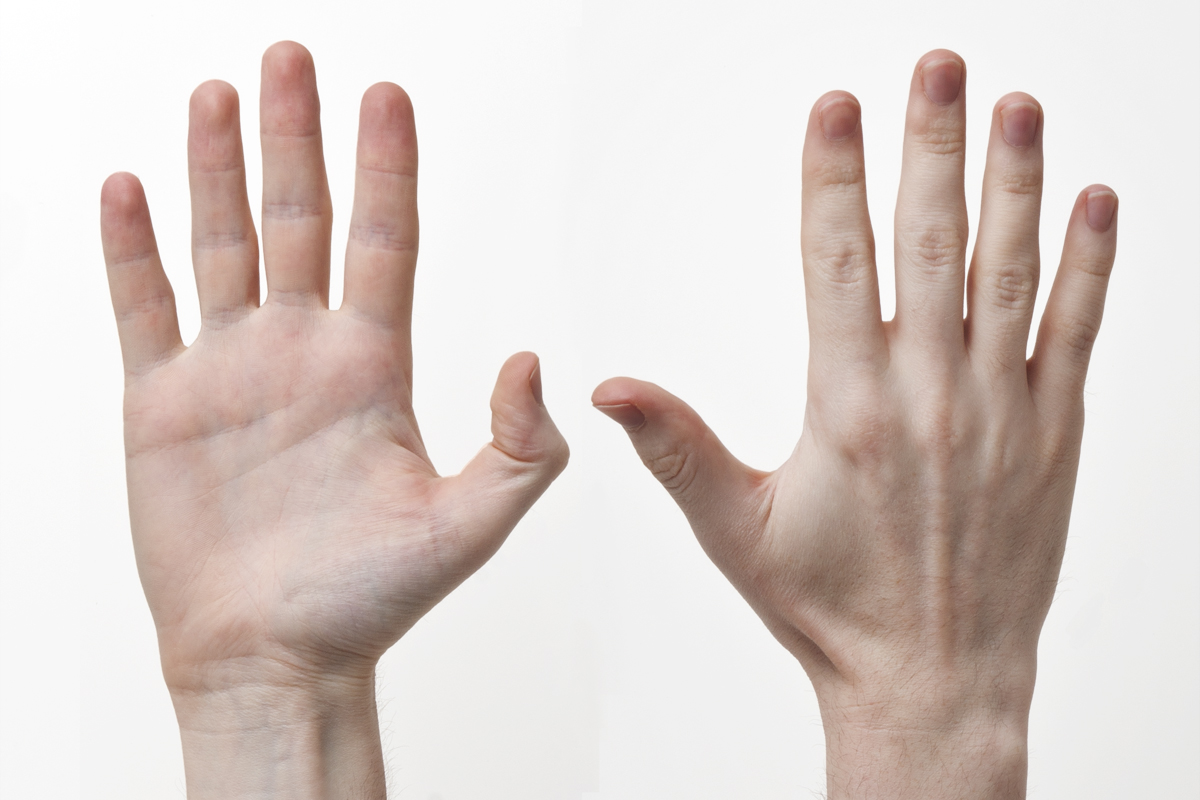
#> input picture docs/egohandstrain.jpg, 1200 x 800 px
$ python image_augmentation_demo.py
#> lines starting #> are read from the running program, lines starting #| are printed output that depends on the picture
# Warning: Here I have tried out RGB-BGR conversion for data augmentation. Same is implemented in image_edited.py
import random
from PIL import Image


def distort_image(im, hue, sat, val):
    im = im.convert('HSV')
    cs = list(im.split())
    cs[1] = cs[1].point(lambda i: i * sat)
    cs[2] = cs[2].point(lambda i: i * val)

    def change_hue(x):
        x += hue * 255
        if x > 255:
            x -= 255
        if x < 0:
            x += 255
        return x

    cs[0] = cs[0].point(change_hue)
    im = Image.merge(im.mode, tuple(cs))

    im = im.convert('RGB')
    # constrain_image(im)
    return im

def rand_scale(s):
    scale = random.uniform(1, s)
    if(random.randint(1,10000)%2):
        return scale
    return 1./scale

def random_distort_image(im, hue, saturation, exposure):
    dhue = random.uniform(-hue, hue)
    dsat = rand_scale(saturation)
    dexp = rand_scale(exposure)
    res = distort_image(im, dhue, dsat, dexp)
    return res

def data_augmentation(img, shape, jitter, hue, saturation, exposure):
    oh = img.height
    ow = img.width

    dw =int(ow * jitter)
    dh = int(oh * jitter)

    pleft = random.randint(-dw, dw)
    pright = random.randint(-dw, dw)
    ptop = random.randint(-dh, dh)
    pbot = random.randint(-dh, dh)

    swidth = ow - pleft - pright
    sheight = oh - ptop - pbot

    sx = float(swidth) / ow
    sy = float(sheight) / oh

    flip = random.randint(1, 10000) % 2
    cropped = img.crop((pleft, ptop, pleft + swidth - 1, ptop + sheight - 1))
    # cropped.show()

    dx = (float(pleft) / ow) / sx
    dy = (float(ptop) / oh) / sy

    sized = cropped.resize(shape)

    if flip:
        sized = sized.transpose(Image.FLIP_LEFT_RIGHT)
    img = random_distort_image(sized, hue, saturation, exposure)

    return img, flip, dx, dy, sx, sy


jitter = 0.2
hue = 0.1
saturation = 1.5
exposure = 1.5

# [4 lines of commented-out code are left out]
shape = [320, 320]

imgpath = 'docs/egohandstrain.jpg'
img = Image.open(imgpath).convert('RGB')
#> img is the input picture: PIL image 1200x800 RGB; mean R, G, B 218.4, 206.5, 201.5
if random.randint(0, 1):
    r, g, b = img.split()
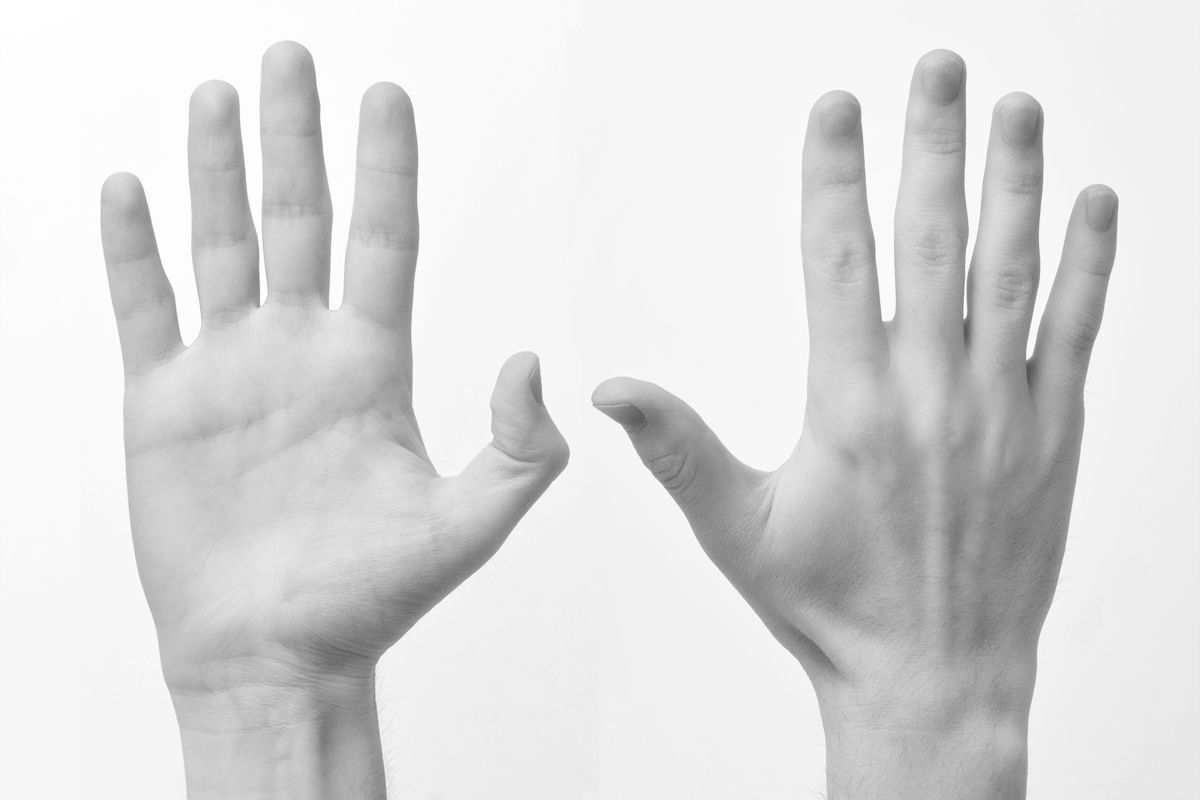
#> r: PIL image 1200x800 L; min 82, max 255, mean 218.4
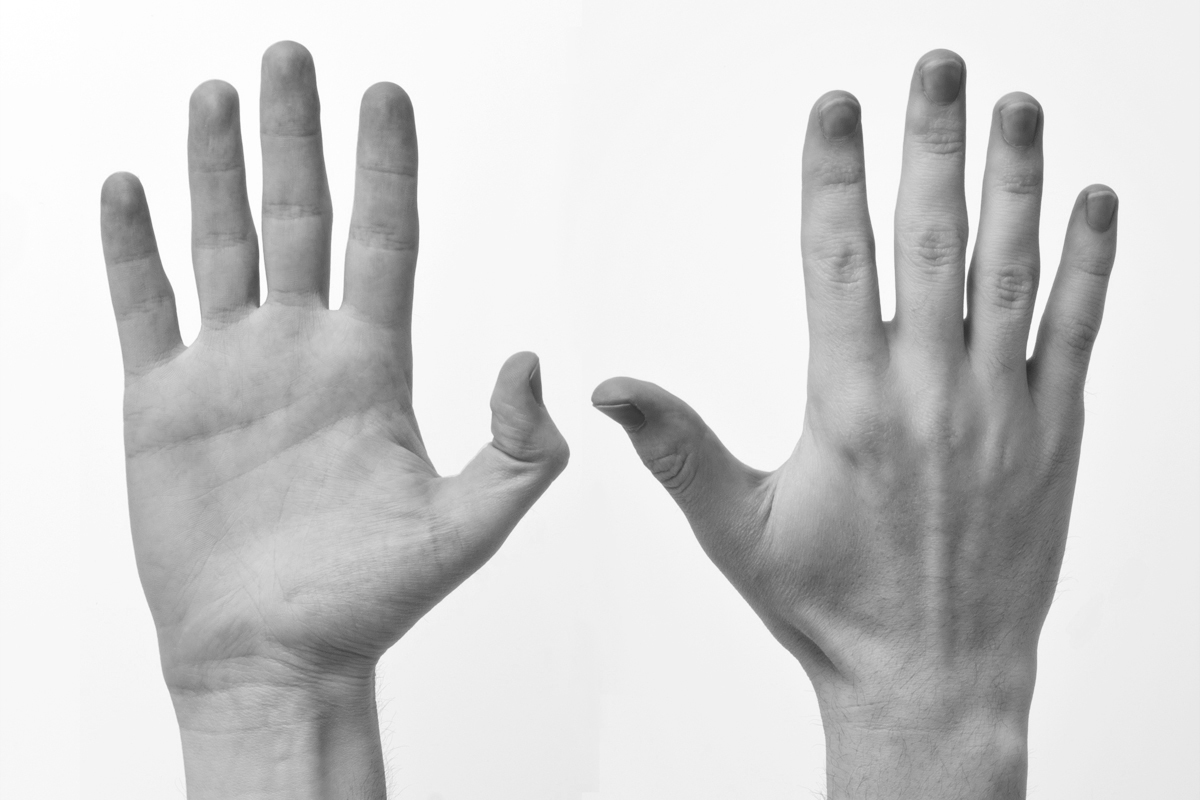
#> g: PIL image 1200x800 L; min 45, max 255, mean 206.5
    img = Image.merge('RGB',(b, g, r))
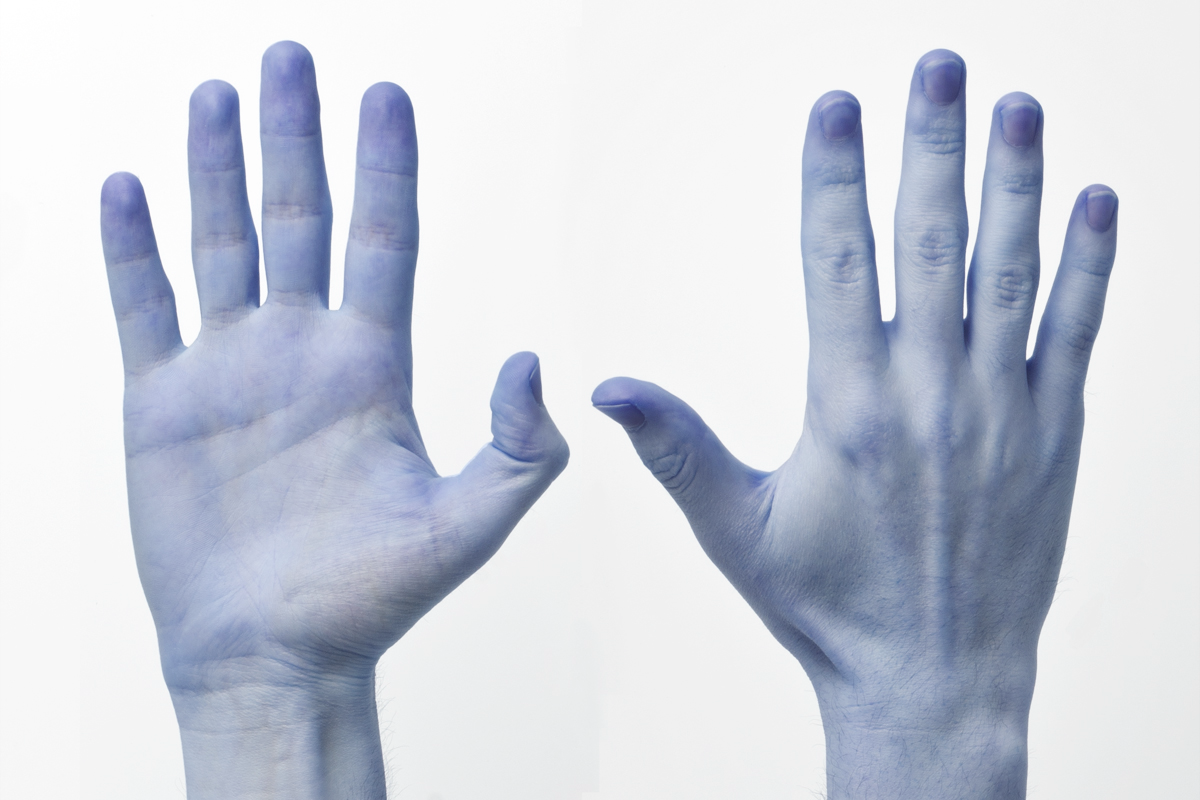
#> img: PIL image 1200x800 RGB; mean R, G, B 201.5, 206.5, 218.4
    print('BGR')

img.show()
img,flip,dx,dy,sx,sy = data_augmentation(img, shape, jitter, hue, saturation, exposure)
#> in data_augmentation, `cropped = img.crop((pleft, ptop, pleft + swidth - 1, ptop + sheight - ..`:
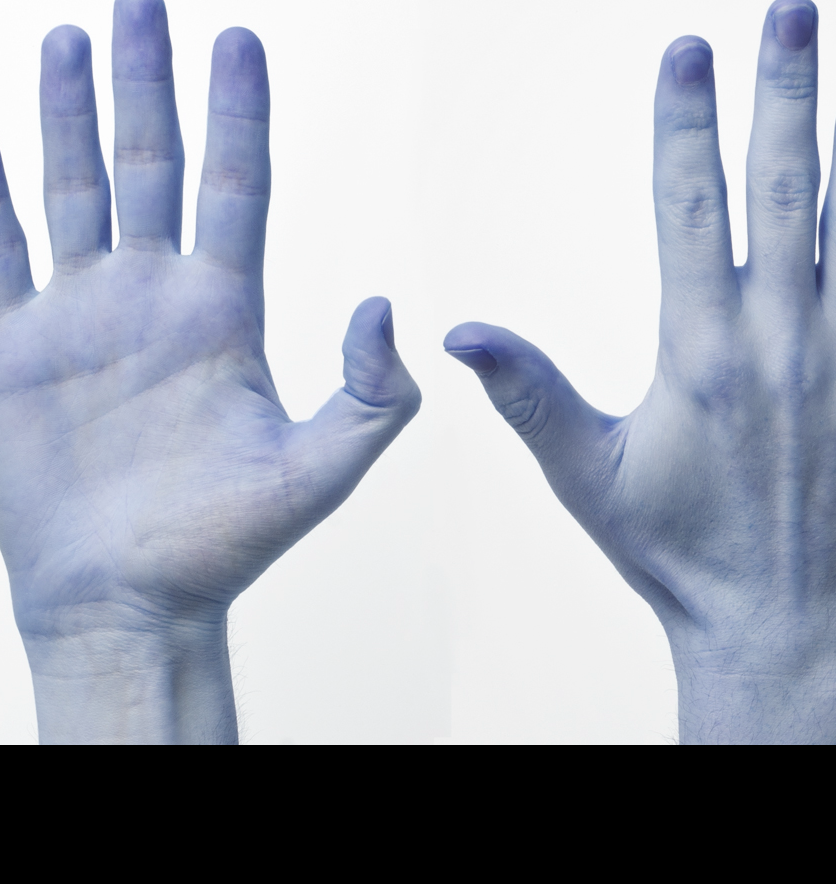
#> cropped: PIL image 836x884 RGB; mean R, G, B 161.4, 166.6, 179.3
#> in data_augmentation, `sized = cropped.resize(shape)`:
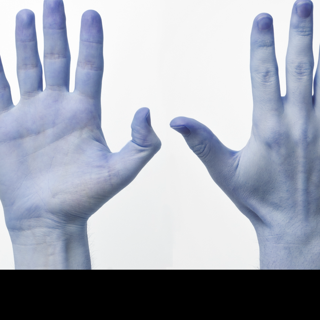
#> sized: PIL image 320x320 RGB; mean R, G, B 161.4, 166.6, 179.4
#> in data_augmentation, `sized = sized.transpose(Image.FLIP_LEFT_RIGHT)`:
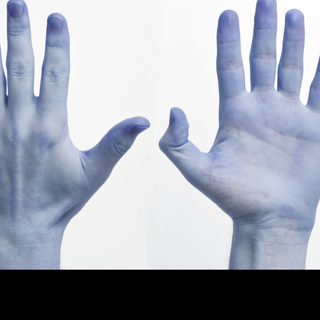
#> sized: PIL image 320x320 RGB; mean R, G, B 161.4, 166.6, 179.4
#> in distort_image, `im = im.convert('HSV')`: im: PIL image 320x320 HSV; mean H, S, V 85.7, 25.4, 179.4
#> in distort_image, `cs = list(im.split())`: cs = 3 items
#> in distort_image, `im = Image.merge(im.mode, tuple(cs))`: im: PIL image 320x320 HSV; mean H, S, V 109.7, 20.4, 211
#> in distort_image, `im = im.convert('RGB')`:
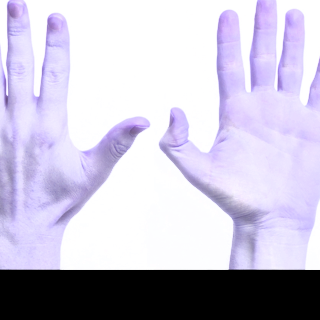
#> im: PIL image 320x320 RGB; mean R, G, B 196.7, 191.6, 210.9
#> flip = 1; dx = 0.177; dy = 0.0621; sx = 0.698; sy = 1.11
img.show()

$ run again, with docs/hands_aug_3.png saved as docs/egohandstrain.jpg
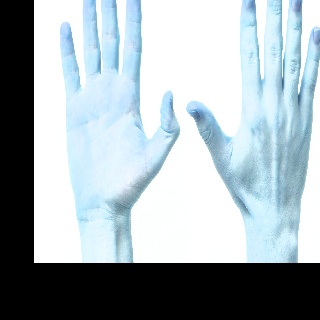
#> input picture docs/hands_aug_3.png, 320 x 320 px
#> img is the input picture: PIL image 320x320 RGB; mean R, G, B 162.3, 174.6, 180.5
#> in data_augmentation, `sized = sized.transpose(Image.FLIP_LEFT_RIGHT)`:
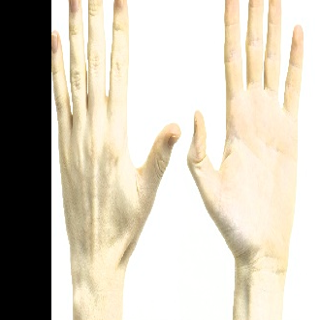
#> sized: PIL image 320x320 RGB; mean R, G, B 205.9, 198.9, 184.3
#> cs = 3 items
#> in distort_image, `im = im.convert('RGB')`:
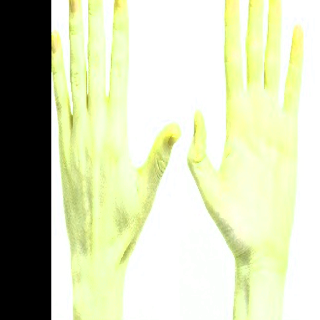
#> im: PIL image 320x320 RGB; mean R, G, B 206.6, 211.7, 179.2
#> `img,flip,dx,dy,sx,sy = data_augmentation(img, shape, jitter, hue, satu..`: flip = 1; dx = 0.13; dy = 0.00775; sx = 1.03; sy = 0.806
